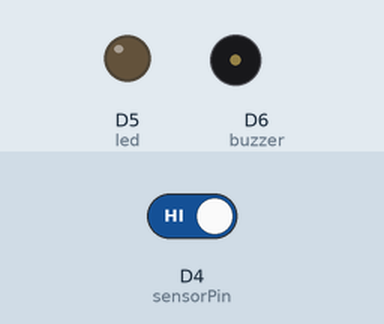
This sketch was run on a simulated ESP8266 (NodeMCU). Parts: output pins drawn as LEDs (lit = HIGH), buzzer (waves = sounding). Inputs (shaded band) come from the test bench; at power-on: D4 (sensorPin) HIGH. WiFi joins after 1.5 s; servers stay silent unless stated.

Above: at 3.0 s.
3.1 s: D4 (sensorPin) driven LOW
At 4.4 s:
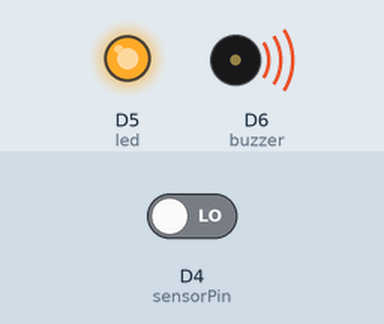
5.3 s: D4 (sensorPin) driven HIGH
At 7.2 s:
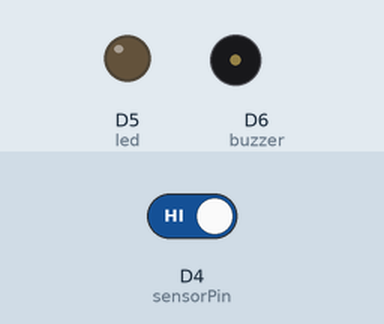
Timing chart, 0 to 8.7 s (numbered marks = the images above; inputs shaded):
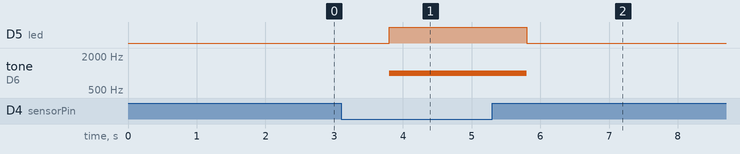

The sketch:

wifi_and_led.ino
```cpp
#define BLYNK_PRINT Serial
#include<ESP8266WiFi.h>
#include<BlynkSimpleEsp8266.h>
#include<SimpleTimer.h>
SimpleTimer timer;
const char wname[] = "Extreme_One AV";
const char pass[]= "-*-=+@123";
const char token[]="Bjer-qgV3NHZTb9lsu8Uz1otxVPOEAqm";
const int sensorPin=D4;
const int buzzer=D6;
const int led=D5;
void setup()
{
  pinMode(sensorPin,INPUT);
  Serial.begin(9600);
  Blynk.begin(token,wname,pass);
  timer.setInterval(1000L,abcd);
    pinMode(buzzer, OUTPUT);
    pinMode(led,OUTPUT);
}
void loop()
{
  Blynk.run();
  timer.run();
}
void abcd()
{
  int value=digitalRead(sensorPin);
  if(value==0)
  {
    Blynk.notify("Warning!!! Someone ahead!!!");
    Blynk.email("ajeet.vishwakarma2018@sait.ac.in","Warning!!!","Warning!!! Someone ahead!!!");
    digitalWrite(led,HIGH);
     tone(buzzer, 1000);
  delay(1000);

  }
  else{
    digitalWrite(led,LOW);
     noTone(buzzer);

  delay(1000);
  }
}
```

Measured:
- after the input at 3.1 s, D5 (led): LOW → HIGH after 0.70 s; tone on D6 (buzzer): silent → 1000 Hz after 0.70 s
- after the input at 5.3 s, D5 (led): HIGH → LOW after 0.50 s; tone on D6 (buzzer): 1000 Hz → silent after 0.50 s
